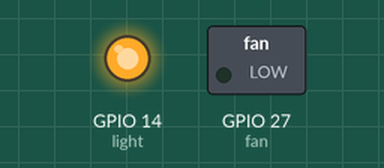
The sketch below on a simulated ESP32. On the bench: switched loads named in the sketch (green lamp = pin HIGH), output pins drawn as LEDs (lit = HIGH).

Above: at 2.5 s.
At 7.5 s:
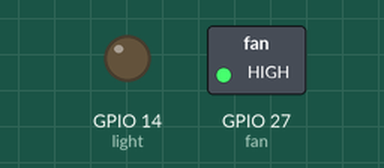
Timing chart, 0 to 13.0 s (numbered marks = the images above):
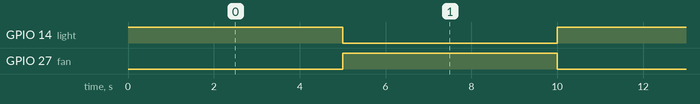

The sketch:

relay.ino
```cpp
#define fan 27
#define light 14

void setup()
{
    pinMode(light, OUTPUT);
    pinMode(fan, OUTPUT);
}
void loop()
{
    digitalWrite(light, HIGH);
    digitalWrite(fan, LOW);
    delay(5000);

    digitalWrite(light, LOW);
    digitalWrite(fan, HIGH);
    delay(5000);
}
```

Measured:
- by itself, GPIO 14 (light), GPIO 27 (fan): alternates HIGH for 5.0 s and LOW for 5.0 s
